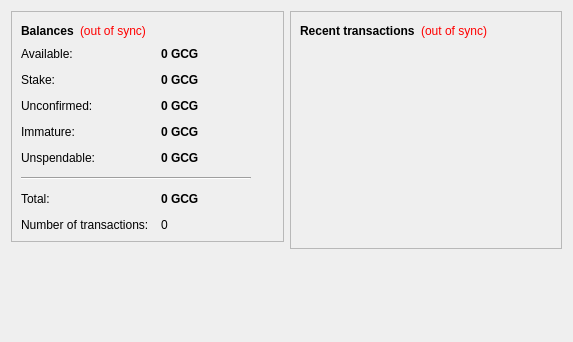
<?xml version="1.0" encoding="UTF-8"?>
<ui version="4.0">
 <class>OverviewPage</class>
 <widget class="QWidget" name="OverviewPage">
  <property name="geometry">
   <rect>
    <x>0</x>
    <y>0</y>
    <width>573</width>
    <height>342</height>
   </rect>
  </property>
  <property name="windowTitle">
   <string>Form</string>
  </property>
  <layout class="QHBoxLayout" name="horizontalLayout" stretch="1,1">
   <item>
    <layout class="QVBoxLayout" name="verticalLayout_2">
     <item>
      <widget class="QFrame" name="frame">
       <property name="frameShape">
        <enum>QFrame::StyledPanel</enum>
       </property>
       <property name="frameShadow">
        <enum>QFrame::Raised</enum>
       </property>
       <layout class="QVBoxLayout" name="verticalLayout_4">
        <item>
         <layout class="QHBoxLayout" name="horizontalLayout_4">
          <item>
           <widget class="QLabel" name="label_5">
            <property name="font">
             <font>
              <weight>75</weight>
              <bold>true</bold>
             </font>
            </property>
            <property name="text">
             <string>Balances</string>
            </property>
           </widget>
          </item>
          <item>
           <widget class="QLabel" name="labelWalletStatus">
            <property name="toolTip">
             <string>The displayed information may be out of date. Your wallet automatically synchronizes with the GULFCOINGOLD network after a connection is established, but this process has not completed yet.</string>
            </property>
            <property name="styleSheet">
             <string notr="true">QLabel { color: red; }</string>
            </property>
            <property name="text">
             <string notr="true">(out of sync)</string>
            </property>
            <property name="alignment">
             <set>Qt::AlignLeading|Qt::AlignLeft|Qt::AlignVCenter</set>
            </property>
           </widget>
          </item>
          <item>
           <spacer name="horizontalSpacer_2">
            <property name="orientation">
             <enum>Qt::Horizontal</enum>
            </property>
            <property name="sizeHint" stdset="0">
             <size>
              <width>40</width>
              <height>20</height>
             </size>
            </property>
           </spacer>
          </item>
         </layout>
        </item>
        <item>
         <layout class="QFormLayout" name="formLayout_2">
          <property name="fieldGrowthPolicy">
           <enum>QFormLayout::AllNonFixedFieldsGrow</enum>
          </property>
          <property name="horizontalSpacing">
           <number>12</number>
          </property>
          <property name="verticalSpacing">
           <number>12</number>
          </property>
          <item row="0" column="0">
           <widget class="QLabel" name="labelAvailableText">
            <property name="toolTip">
             <string>Your current available balance</string>
            </property>
            <property name="text">
             <string>Available:</string>
            </property>
           </widget>
          </item>
          <item row="0" column="1">
           <widget class="QLabel" name="labelAvailable">
            <property name="font">
             <font>
              <weight>75</weight>
              <bold>true</bold>
             </font>
            </property>
            <property name="cursor">
             <cursorShape>IBeamCursor</cursorShape>
            </property>
            <property name="toolTip">
             <string>Your current available balance</string>
            </property>
            <property name="text">
             <string notr="true">0 GCG</string>
            </property>
            <property name="alignment">
             <set>Qt::AlignLeading|Qt::AlignLeft|Qt::AlignVCenter</set>
            </property>
            <property name="textInteractionFlags">
             <set>Qt::LinksAccessibleByMouse|Qt::TextSelectableByKeyboard|Qt::TextSelectableByMouse</set>
            </property>
           </widget>
          </item>
          <item row="1" column="0">
           <widget class="QLabel" name="label_6">
            <property name="toolTip">
             <string>Total of coins that was staked, and do not yet count toward the current balance</string>
            </property>
            <property name="text">
             <string>Stake:</string>
            </property>
           </widget>
          </item>
          <item row="1" column="1">
           <widget class="QLabel" name="labelStake">
            <property name="font">
             <font>
              <weight>75</weight>
              <bold>true</bold>
             </font>
            </property>
            <property name="cursor">
             <cursorShape>IBeamCursor</cursorShape>
            </property>
            <property name="toolTip">
             <string>Total of coins that was staked, and do not yet count toward the current balance</string>
            </property>
            <property name="text">
             <string notr="true">0 GCG</string>
            </property>
            <property name="alignment">
             <set>Qt::AlignLeading|Qt::AlignLeft|Qt::AlignVCenter</set>
            </property>
            <property name="textInteractionFlags">
             <set>Qt::LinksAccessibleByMouse|Qt::TextSelectableByKeyboard|Qt::TextSelectableByMouse</set>
            </property>
           </widget>
          </item>
          <item row="2" column="0">
           <widget class="QLabel" name="label_3">
            <property name="toolTip">
             <string>Total of transactions that have yet to be confirmed, and do not yet count toward the current balance</string>
            </property>
            <property name="text">
             <string>Unconfirmed:</string>
            </property>
           </widget>
          </item>
          <item row="2" column="1">
           <widget class="QLabel" name="labelUnconfirmed">
            <property name="font">
             <font>
              <weight>75</weight>
              <bold>true</bold>
             </font>
            </property>
            <property name="cursor">
             <cursorShape>IBeamCursor</cursorShape>
            </property>
            <property name="toolTip">
             <string>Total of transactions that have yet to be confirmed, and do not yet count toward the current balance</string>
            </property>
            <property name="text">
             <string notr="true">0 GCG</string>
            </property>
            <property name="alignment">
             <set>Qt::AlignLeading|Qt::AlignLeft|Qt::AlignVCenter</set>
            </property>
            <property name="textInteractionFlags">
             <set>Qt::LinksAccessibleByMouse|Qt::TextSelectableByKeyboard|Qt::TextSelectableByMouse</set>
            </property>
           </widget>
          </item>
          <item row="3" column="0">
           <widget class="QLabel" name="labelImmatureText">
            <property name="toolTip">
             <string>Mined balance that has not yet matured</string>
            </property>
            <property name="text">
             <string>Immature:</string>
            </property>
           </widget>
          </item>
          <item row="3" column="1">
           <widget class="QLabel" name="labelImmature">
            <property name="font">
             <font>
              <weight>75</weight>
              <bold>true</bold>
             </font>
            </property>
            <property name="toolTip">
             <string>Mined balance that has not yet matured</string>
            </property>
            <property name="text">
             <string notr="true">0 GCG</string>
            </property>
            <property name="alignment">
             <set>Qt::AlignLeading|Qt::AlignLeft|Qt::AlignVCenter</set>
            </property>
            <property name="textInteractionFlags">
             <set>Qt::LinksAccessibleByMouse|Qt::TextSelectableByKeyboard|Qt::TextSelectableByMouse</set>
            </property>
           </widget>
          </item>
          <item row="4" column="0">
           <widget class="QLabel" name="labelBalanceWatchOnlyText">
            <property name="toolTip">
             <string>Your unspendable balance</string>
            </property>
            <property name="text">
             <string>Unspendable:</string>
            </property>
           </widget>
          </item>
          <item row="4" column="1">
           <widget class="QLabel" name="labelBalanceWatchOnly">
            <property name="font">
             <font>
              <weight>75</weight>
              <bold>true</bold>
             </font>
            </property>
            <property name="cursor">
             <cursorShape>IBeamCursor</cursorShape>
            </property>
            <property name="toolTip">
             <string>Your unspendable balance</string>
            </property>
            <property name="text">
             <string notr="true">0 GCG</string>
            </property>
            <property name="alignment">
             <set>Qt::AlignLeading|Qt::AlignLeft|Qt::AlignVCenter</set>
            </property>
            <property name="textInteractionFlags">
             <set>Qt::LinksAccessibleByMouse|Qt::TextSelectableByKeyboard|Qt::TextSelectableByMouse</set>
            </property>
           </widget>
          </item>
          <item row="5" column="0" colspan="2">
           <widget class="Line" name="line">
            <property name="maximumSize">
             <size>
              <width>230</width>
              <height>16777215</height>
             </size>
            </property>
            <property name="orientation">
             <enum>Qt::Horizontal</enum>
            </property>
           </widget>
          </item>
          <item row="6" column="0">
           <widget class="QLabel" name="labelTotalText">
            <property name="toolTip">
             <string>Your current total balance</string>
            </property>
            <property name="text">
             <string>Total:</string>
            </property>
           </widget>
          </item>
          <item row="6" column="1">
           <widget class="QLabel" name="labelTotal">
            <property name="font">
             <font>
              <weight>75</weight>
              <bold>true</bold>
             </font>
            </property>
            <property name="toolTip">
             <string>Your current total balance</string>
            </property>
            <property name="text">
             <string notr="true">0 GCG</string>
            </property>
            <property name="alignment">
             <set>Qt::AlignLeading|Qt::AlignLeft|Qt::AlignVCenter</set>
            </property>
            <property name="textInteractionFlags">
             <set>Qt::LinksAccessibleByMouse|Qt::TextSelectableByKeyboard|Qt::TextSelectableByMouse</set>
            </property>
           </widget>
          </item>
          <item row="7" column="0">
           <widget class="QLabel" name="label_2">
            <property name="toolTip">
             <string>Total number of transactions in wallet</string>
            </property>
            <property name="text">
             <string>Number of transactions:</string>
            </property>
           </widget>
          </item>
          <item row="7" column="1">
           <widget class="QLabel" name="labelNumTransactions">
            <property name="toolTip">
             <string>Total number of transactions in wallet</string>
            </property>
            <property name="text">
             <string notr="true">0</string>
            </property>
           </widget>
          </item>
         </layout>
        </item>
       </layout>
      </widget>
     </item>
     <item>
      <spacer name="verticalSpacer">
       <property name="orientation">
        <enum>Qt::Vertical</enum>
       </property>
       <property name="sizeHint" stdset="0">
        <size>
         <width>20</width>
         <height>40</height>
        </size>
       </property>
      </spacer>
     </item>
    </layout>
   </item>
   <item>
    <layout class="QVBoxLayout" name="verticalLayout_3">
     <item>
      <widget class="QFrame" name="frame_2">
       <property name="frameShape">
        <enum>QFrame::StyledPanel</enum>
       </property>
       <property name="frameShadow">
        <enum>QFrame::Raised</enum>
       </property>
       <layout class="QVBoxLayout" name="verticalLayout">
        <item>
         <layout class="QHBoxLayout" name="horizontalLayout_2">
          <item>
           <widget class="QLabel" name="label_4">
            <property name="text">
             <string>&lt;b&gt;Recent transactions&lt;/b&gt;</string>
            </property>
           </widget>
          </item>
          <item>
           <widget class="QLabel" name="labelTransactionsStatus">
            <property name="toolTip">
             <string>The displayed information may be out of date. Your wallet automatically synchronizes with the GULFCOINGOLD network after a connection is established, but this process has not completed yet.</string>
            </property>
            <property name="styleSheet">
             <string notr="true">QLabel { color: red; }</string>
            </property>
            <property name="text">
             <string notr="true">(out of sync)</string>
            </property>
            <property name="alignment">
             <set>Qt::AlignRight|Qt::AlignTrailing|Qt::AlignVCenter</set>
            </property>
           </widget>
          </item>
          <item>
           <spacer name="horizontalSpacer">
            <property name="orientation">
             <enum>Qt::Horizontal</enum>
            </property>
            <property name="sizeHint" stdset="0">
             <size>
              <width>40</width>
              <height>20</height>
             </size>
            </property>
           </spacer>
          </item>
         </layout>
        </item>
        <item>
         <widget class="QListView" name="listTransactions">
          <property name="styleSheet">
           <string notr="true">QListView { background: transparent; }</string>
          </property>
          <property name="frameShape">
           <enum>QFrame::NoFrame</enum>
          </property>
          <property name="verticalScrollBarPolicy">
           <enum>Qt::ScrollBarAlwaysOff</enum>
          </property>
          <property name="horizontalScrollBarPolicy">
           <enum>Qt::ScrollBarAlwaysOff</enum>
          </property>
          <property name="selectionMode">
           <enum>QAbstractItemView::NoSelection</enum>
          </property>
         </widget>
        </item>
       </layout>
      </widget>
     </item>
     <item>
      <spacer name="verticalSpacer_2">
       <property name="orientation">
        <enum>Qt::Vertical</enum>
       </property>
       <property name="sizeHint" stdset="0">
        <size>
         <width>20</width>
         <height>40</height>
        </size>
       </property>
      </spacer>
     </item>
    </layout>
   </item>
  </layout>
 </widget>
 <resources/>
 <connections/>
</ui>
